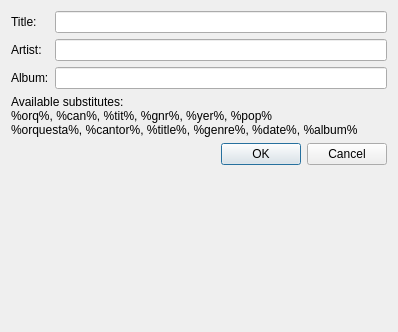
<?xml version="1.0" encoding="UTF-8"?>
<ui version="4.0">
 <class>TagScheme</class>
 <widget class="QDialog" name="TagScheme">
  <property name="geometry">
   <rect>
    <x>0</x>
    <y>0</y>
    <width>398</width>
    <height>332</height>
   </rect>
  </property>
  <property name="sizePolicy">
   <sizepolicy hsizetype="Preferred" vsizetype="Minimum">
    <horstretch>0</horstretch>
    <verstretch>0</verstretch>
   </sizepolicy>
  </property>
  <property name="windowTitle">
   <string>Form</string>
  </property>
  <layout class="QVBoxLayout" name="verticalLayout">
   <item>
    <layout class="QFormLayout" name="formLayout">
     <property name="fieldGrowthPolicy">
      <enum>QFormLayout::ExpandingFieldsGrow</enum>
     </property>
     <item row="0" column="0">
      <widget class="QLabel" name="label">
       <property name="text">
        <string>Title:</string>
       </property>
      </widget>
     </item>
     <item row="0" column="1">
      <widget class="QLineEdit" name="titlePattern"/>
     </item>
     <item row="1" column="0">
      <widget class="QLabel" name="label_2">
       <property name="text">
        <string>Artist:</string>
       </property>
      </widget>
     </item>
     <item row="1" column="1">
      <widget class="QLineEdit" name="artistPattern"/>
     </item>
     <item row="2" column="0">
      <widget class="QLabel" name="label_3">
       <property name="text">
        <string>Album:</string>
       </property>
      </widget>
     </item>
     <item row="2" column="1">
      <widget class="QLineEdit" name="albumPattern">
       <property name="toolTip">
        <string>Leave empty to have field unchanged</string>
       </property>
      </widget>
     </item>
    </layout>
   </item>
   <item>
    <widget class="QLabel" name="label_4">
     <property name="sizePolicy">
      <sizepolicy hsizetype="Maximum" vsizetype="Preferred">
       <horstretch>0</horstretch>
       <verstretch>0</verstretch>
      </sizepolicy>
     </property>
     <property name="text">
      <string>Available substitutes:
%orq%, %can%, %tit%, %gnr%, %yer%, %pop%
%orquesta%, %cantor%, %title%, %genre%, %date%, %album%</string>
     </property>
     <property name="alignment">
      <set>Qt::AlignJustify|Qt::AlignVCenter</set>
     </property>
     <property name="textInteractionFlags">
      <set>Qt::LinksAccessibleByKeyboard|Qt::LinksAccessibleByMouse|Qt::TextBrowserInteraction|Qt::TextSelectableByKeyboard|Qt::TextSelectableByMouse</set>
     </property>
    </widget>
   </item>
   <item>
    <widget class="QDialogButtonBox" name="buttonBox">
     <property name="standardButtons">
      <set>QDialogButtonBox::Cancel|QDialogButtonBox::Ok</set>
     </property>
    </widget>
   </item>
   <item>
    <spacer name="verticalSpacer">
     <property name="orientation">
      <enum>Qt::Vertical</enum>
     </property>
     <property name="sizeHint" stdset="0">
      <size>
       <width>20</width>
       <height>40</height>
      </size>
     </property>
    </spacer>
   </item>
  </layout>
 </widget>
 <resources/>
 <connections>
  <connection>
   <sender>buttonBox</sender>
   <signal>accepted()</signal>
   <receiver>TagScheme</receiver>
   <slot>accept()</slot>
   <hints>
    <hint type="sourcelabel">
     <x>198</x>
     <y>139</y>
    </hint>
    <hint type="destinationlabel">
     <x>198</x>
     <y>165</y>
    </hint>
   </hints>
  </connection>
  <connection>
   <sender>buttonBox</sender>
   <signal>rejected()</signal>
   <receiver>TagScheme</receiver>
   <slot>reject()</slot>
   <hints>
    <hint type="sourcelabel">
     <x>198</x>
     <y>139</y>
    </hint>
    <hint type="destinationlabel">
     <x>198</x>
     <y>165</y>
    </hint>
   </hints>
  </connection>
 </connections>
</ui>
